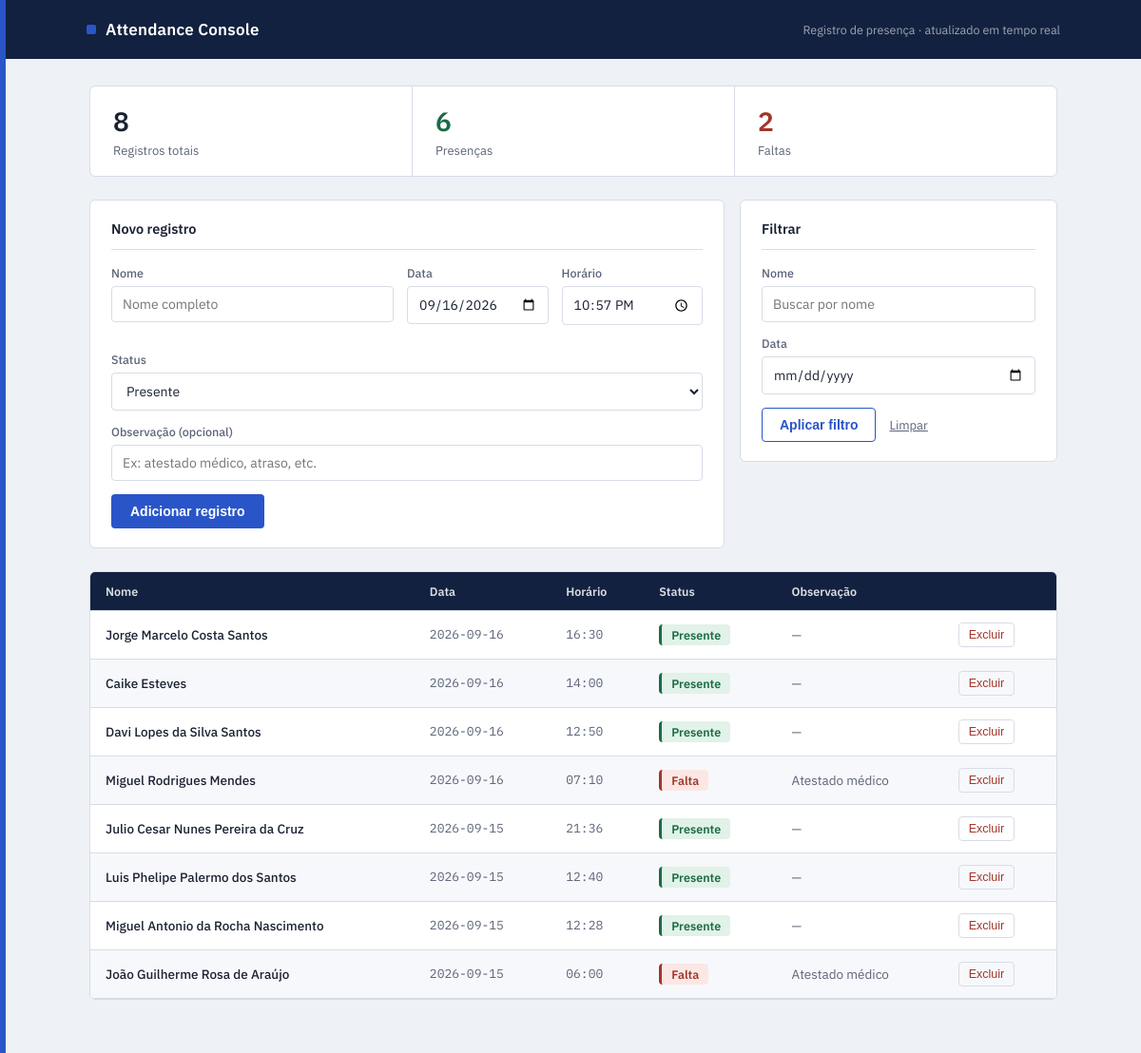
The page / on the database its author committed.
### tables this page shows
CREATE TABLE registros (
            id INTEGER PRIMARY KEY AUTOINCREMENT,
            nome TEXT NOT NULL,
            data TEXT NOT NULL,
            horario TEXT NOT NULL,
            status TEXT NOT NULL CHECK(status IN ('Presente', 'Falta')),
            observacao TEXT
        );

### app.py (the view)
@app.route("/", methods=["GET"])
def index():
    filtro_data = request.args.get("filtro_data", "")
    filtro_nome = request.args.get("filtro_nome", "")
    query = "SELECT * FROM registros WHERE 1=1"
    params = []
    if filtro_data:
        query += " AND data = ?"
        params.append(filtro_data)
    if filtro_nome:
        query += " AND nome LIKE ?"
        params.append(f"%{filtro_nome}%")
    query += " ORDER BY data DESC, horario DESC, id DESC"
    conn = get_conn()
    registros = conn.execute(query, params).fetchall()
    total = len(registros)
    presentes = sum(1 for r in registros if r["status"] == "Presente")
    faltas = total - presentes
    conn.close()
    return render_template(
        "index.html",
        registros=registros,
        hoje=date.today().isoformat(),
        agora=datetime.now().strftime("%H:%M"),
        filtro_data=filtro_data,
        filtro_nome=filtro_nome,
        total=total,
        presentes=presentes,
        faltas=faltas,
    )

### app.py (called while the page is built)
def get_conn():
    conn = sqlite3.connect(DB_PATH)
    conn.row_factory = sqlite3.Row
    return conn

### templates/index.html (shortened to what this page needs)
<!DOCTYPE html>
<html lang="pt-br">
<head>
    <link rel="stylesheet" href="{{ url_for('static', filename='style.css') }}">
</head>
<body>
    <div class="brand-rail" aria-hidden="true"></div>
    <header class="topbar">
        <div class="topbar-inner">
            <div class="brand">
                <span class="brand-mark" aria-hidden="true"></span>
                <span class="brand-name">Attendance Console</span>
            </div>
            <span class="topbar-meta">Registro de presença · atualizado em tempo real</span>
        </div>
    </header>
    <main class="shell">
        <section class="kpi-strip">
            <div class="kpi">
                <span class="kpi-value">{{ total }}</span>
                <span class="kpi-label">Registros totais</span>
            </div>
            <div class="kpi">
                <span class="kpi-value kpi-positive">{{ presentes }}</span>
                <span class="kpi-label">Presenças</span>
            </div>
            <div class="kpi">
                <span class="kpi-value kpi-negative">{{ faltas }}</span>
                <span class="kpi-label">Faltas</span>
            </div>
        </section>
        <div class="panel-grid">
            <form class="panel" action="{{ url_for('adicionar') }}" method="POST">
                <h2>Novo registro</h2>
                <div class="form-row">
                    <div class="field field-wide">
                        <label for="nome">Nome</label>
                        <input type="text" id="nome" name="nome" placeholder="Nome completo" required>
                    </div>
                    <div class="field">
                        <label for="data">Data</label>
                        <input type="date" id="data" name="data" value="{{ hoje }}" required>
                    </div>
                    <div class="field">
                        <label for="horario">Horário</label>
                        <input type="time" id="horario" name="horario" value="{{ agora }}" required>
                    </div>
                    <div class="field">
                        <label for="status">Status</label>
                        <select id="status" name="status">
                            <option value="Presente">Presente</option>
                        </select>
                    </div>
                </div>
                <div class="field">
                    <label for="observacao">Observação (opcional)</label>
                    <input type="text" id="observacao" name="observacao" placeholder="Ex: atestado médico, atraso, etc.">
                </div>
                <button type="submit" class="btn-primary">Adicionar registro</button>
            </form>
            <form class="panel panel-filter" action="{{ url_for('index') }}" method="GET">
                <h2>Filtrar</h2>
                <div class="field">
                    <label for="filtro_nome">Nome</label>
                    <input type="text" id="filtro_nome" name="filtro_nome" value="{{ filtro_nome }}" placeholder="Buscar por nome">
                </div>
                <div class="field">
                    <label for="filtro_data">Data</label>
                    <input type="date" id="filtro_data" name="filtro_data" value="{{ filtro_data }}">
                </div>
                <div class="filter-actions">
                    <button type="submit" class="btn-secondary">Aplicar filtro</button>
                    <a class="clear-link" href="{{ url_for('index') }}">Limpar</a>
                </div>
            </form>
        </div>
        <section class="data-grid">
            <table>
                <thead>
                    <tr>
                        <th>Nome</th>
                        <th>Data</th>
                        <th>Horário</th>
                        <th>Status</th>
                        <th>Observação</th>
                        <th></th>
                    </tr>
                </thead>
                <tbody>
                    {% for r in registros %}
                    <tr>
                        <td class="cell-name">{{ r["nome"] }}</td>
                        <td class="cell-mono">{{ r["data"] }}</td>
                        <td class="cell-mono">{{ r["horario"] }}</td>
                        <td>
                            <span class="tag {{ 'tag-presente' if r['status'] == 'Presente' else 'tag-falta' }}">
                                {{ r["status"] }}
                            </span>
                        </td>
                        <td class="cell-obs">{{ r["observacao"] or "—" }}</td>
                        <td class="cell-actions">
                            <form action="{{ url_for('excluir', registro_id=r['id']) }}" method="POST" onsubmit="return confirm('Excluir este registro?');">
                                <button type="submit" class="btn-excluir">Excluir</button>
                            </form>
                        </td>
                    </tr>
                    {% else %}
                    <tr>
                        <td colspan="6" class="empty">Nenhum registro encontrado.</td>
                    </tr>
                    {% endfor %}
                </tbody>
            </table>
        </section>
    </main>
</body>
</html>

### static/style.css (style rules this page uses)
:root { --navy: #12213f; --navy-soft: #1c3260; --accent: #2955c9; --accent-hover: #1f429e; --bg: #eef1f6; --surface: #ffffff; --border: #d7dce6; --text: #1a2233; --text-soft: #5b6479; --success: #1b6b46; --success-bg: #e1f2e8; --danger: #a3352a; --danger-bg: #fbe8e5; }
* { box-sizing: border-box; }
body { font-family: "IBM Plex Sans", -apple-system, sans-serif; color: var(--text); margin: 0; background: var(--bg); -webkit-font-smoothing: antialiased; }
.brand-rail { position: fixed; top: 0; left: 0; width: 6px; height: 100%; background: var(--accent); z-index: 10; }
.topbar { background: var(--navy); color: #ffffff; padding-left: 6px; }
.topbar-inner { max-width: 1080px; margin: 0 auto; padding: 20px 28px; display: flex; align-items: center; justify-content: space-between; flex-wrap: wrap; gap: 8px; }
.brand { display: flex; align-items: center; gap: 10px; }
.brand-mark { width: 10px; height: 10px; background: var(--accent); border-radius: 2px; display: inline-block; }
.brand-name { font-size: 17px; font-weight: 600; letter-spacing: 0.2px; }
.topbar-meta { font-size: 12.5px; color: rgba(255, 255, 255, 0.6); }
.shell { max-width: 1080px; margin: 0 auto; padding: 28px 28px 56px; padding-left: 34px; }
.kpi-strip { display: flex; background: var(--surface); border: 1px solid var(--border); border-radius: 6px; margin-bottom: 24px; overflow: hidden; }
.kpi { flex: 1; padding: 18px 24px; display: flex; flex-direction: column; gap: 4px; }
.kpi + .kpi { border-left: 1px solid var(--border); }
.kpi-value { font-family: "IBM Plex Mono", monospace; font-size: 28px; font-weight: 600; color: var(--text); }
.kpi-positive { color: var(--success); }
.kpi-negative { color: var(--danger); }
.kpi-label { font-size: 13px; color: var(--text-soft); }
.panel-grid { display: grid; grid-template-columns: 2fr 1fr; gap: 16px; margin-bottom: 24px; align-items: start; }
.panel { background: var(--surface); border: 1px solid var(--border); border-radius: 6px; padding: 20px 22px; }
.panel h2 { font-size: 14.5px; font-weight: 600; color: var(--text); margin: 0 0 16px; padding-bottom: 12px; border-bottom: 1px solid var(--border); }
.form-row { display: flex; gap: 14px; flex-wrap: wrap; }
.field { flex: 1; min-width: 130px; display: flex; flex-direction: column; margin-bottom: 14px; }
.field-wide { flex: 2; min-width: 200px; }
label { font-size: 12.5px; font-weight: 500; color: var(--text-soft); margin-bottom: 6px; }
input, select { padding: 9px 11px; border: 1px solid var(--border); background: var(--surface); border-radius: 4px; font-family: "IBM Plex Sans", sans-serif; font-size: 14px; color: var(--text); }
.btn-primary { background: var(--accent); color: #ffffff; border: none; padding: 10px 20px; border-radius: 4px; font-size: 14px; font-weight: 600; cursor: pointer; }
.btn-secondary { background: var(--surface); color: var(--accent); border: 1px solid var(--accent); padding: 9px 18px; border-radius: 4px; font-size: 14px; font-weight: 600; cursor: pointer; }
.filter-actions { display: flex; align-items: center; gap: 14px; }
.clear-link { font-size: 13px; color: var(--text-soft); text-decoration: underline; }
.data-grid { background: var(--surface); border: 1px solid var(--border); border-radius: 6px; overflow: hidden; }
table { width: 100%; border-collapse: collapse; }
th, td { text-align: left; padding: 12px 16px; font-size: 13.5px; border-bottom: 1px solid var(--border); }
th { background: var(--navy); color: rgba(255, 255, 255, 0.85); font-weight: 600; font-size: 12.5px; }
tbody tr:nth-child(even) { background: #f7f8fb; }
.cell-name { font-weight: 500; }
.cell-mono { font-family: "IBM Plex Mono", monospace; font-size: 13px; color: var(--text-soft); }
.cell-obs { color: var(--text-soft); }
.tag { display: inline-block; padding: 3px 10px; border-radius: 4px; font-size: 12.5px; font-weight: 600; border-left: 3px solid transparent; }
.tag-presente { background: var(--success-bg); color: var(--success); border-left-color: var(--success); }
.tag-falta { background: var(--danger-bg); color: var(--danger); border-left-color: var(--danger); }
.btn-excluir { background: transparent; border: 1px solid var(--border); color: var(--danger); padding: 5px 10px; font-size: 12.5px; font-weight: 500; border-radius: 4px; cursor: pointer; }

### rows shown on the page
registros: nome "Jorge Marcelo Costa Santos", data "2026-09-16", horario "16:30", status "Presente", observacao "—"
registros: nome "Caike Esteves", data "2026-09-16", horario "14:00", status "Presente", observacao "—"
registros: nome "Davi Lopes da Silva Santos", data "2026-09-16", horario "12:50", status "Presente", observacao "—"
registros: nome "Miguel Rodrigues Mendes", data "2026-09-16", horario "07:10", status "Falta", observacao "Atestado médico"
registros: nome "Julio Cesar Nunes Pereira da Cruz", data "2026-09-15", horario "21:36", status "Presente", observacao "—"
registros: nome "Luis Phelipe Palermo dos Santos", data "2026-09-15", horario "12:40", status "Presente", observacao "—"
registros: nome "Miguel Antonio da Rocha Nascimento", data "2026-09-15", horario "12:28", status "Presente", observacao "—"
registros: nome "João Guilherme Rosa de Araújo", data "2026-09-15", horario "06:00", status "Falta", observacao "Atestado médico"

### other values the page prints
{{ total }} "8"
{{ presentes }} "6"
{{ faltas }} "2"
